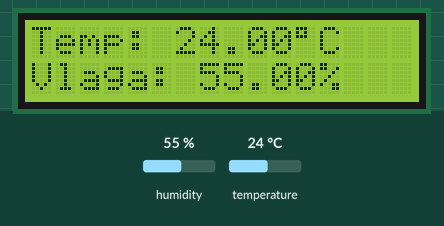
This sketch was run on a simulated Arduino Uno, built with avr-gcc and run on an emulated ATmega328P. Parts: 16×2 character LCD. The inputs (shaded band) are chosen by the test bench; at power-on: humidity 55 %, temperature 24 °C.

Above: at 1.2 s.
1.3 s: humidity set to 22 %
At 5.9 s:
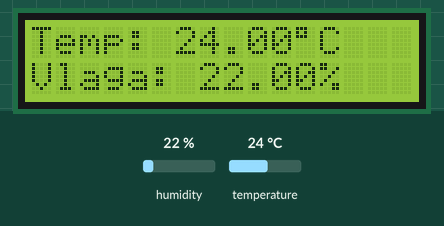
7.3 s: temperature set to 12 °C
At 10.7 s:
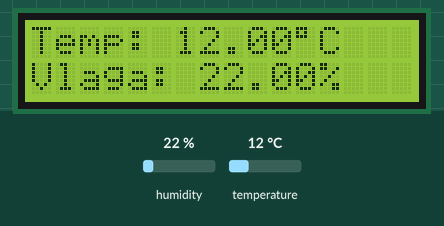
13.3 s: humidity set to 40 %
At 15.6 s:
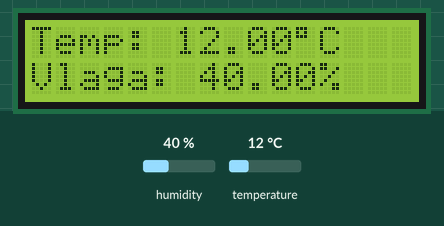
19.3 s: temperature set to 19 °C
At 21.6 s:
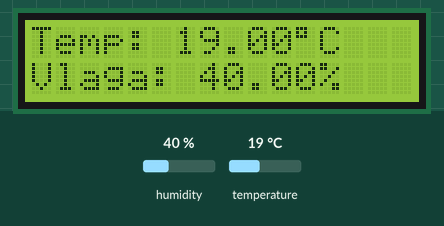
Timing chart, 0 to 23.1 s (numbered marks = the images above; inputs shaded):
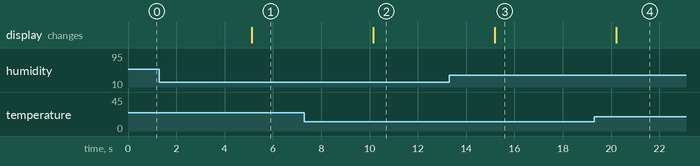

Measured:
- after the input at 1.3 s, the display: changes after 3.8 s (image 1)
- after the input at 7.3 s, the display: changes after 2.8 s (image 2)
- after the input at 13.3 s, the display: changes after 1.9 s (image 3)
- after the input at 19.3 s, the display: changes after 0.90 s (image 4)

The sketch:

vremenskaPostaja.ino
```cpp
#include <LiquidCrystal.h> //naložimo knjižnico "AM50288H" za LCD, ki jo prej namestimo v Arduino IDE
#include <DHT.h> //naložimo knjižnico "DHT sensor library by Adafruit" za DHT senzor,   ki jo prej namestimo v Arduino IDE

const int DHTTYPE = DHT11; //povemo katero vrsto DHT senzorja uporabljamo
const int rs = 12, en = 11, d4 = 5, d5 = 4, d6 = 3, d7 = 2; //povemo kateri pin na lcd je priključen na kateri pin na arduinu.
// Če spredaj napišemo »const« to pomeni da je ta vrednost konstanta in se ne bo spreminjala.
// Namesto da pišemo vsako spremenljivko enakega tipa posebej, lahko uporabimo zgornji zapis.

LiquidCrystal lcd(rs, en, d4, d5, d6, d7); //definicija pinov za delovanje funkcije. Namesto dejanskih številk pinov smo uporabili konstante, ki smo jih prej določili.

DHT dht(8, DHT11); //definiramo na katerem pinu so podatki, ki jih pošilja DHT senzor in vrsto senzorja

void setup() {
  lcd.begin(16, 2); //Vklopimo naš LCD in definiramo koliko stolpcev in vrstic ima
  dht.begin(); //začne delovanje DHT senzorja
  lcd.clear(); //pobriše zaslon
   //Pinov lcd zaslona in dht senzorja ni potrebno definirati, saj to stori knjižnica že sama
}

void loop() {
lcd.setCursor(0, 0); //nastavi začetek pisanja na prvi stolpec in vrstico (začne šteti z 0)
  lcd.print("Temp: "); //Izpiše Temp: in presledek
  lcd.print(dht.readTemperature()); //izpiše vrednost za temperaturo, ki jo je prebral DHT senzor
  lcd.print((char)223); //223 (ASCII vrednost za ° ) bo spremenilo v obliko znaka in ga izpisalo, saj ne prepozna če vnesemo notri samo znak.
  lcd.print("C"); //izpiše C

  lcd.setCursor(0, 1); //začne pisati v naslednji vrstici
  lcd.print("Vlaga: "); //izpiše Vlaga: in presledek
  lcd.print(dht.readHumidity()); //izpiše vrednost za vlago, ki jo je prebral DHT senzor
  lcd.print("%"); //Izpiše znak %

  delay(5000); //5 sekundni zamik pred naslednjim branjem
}
```
